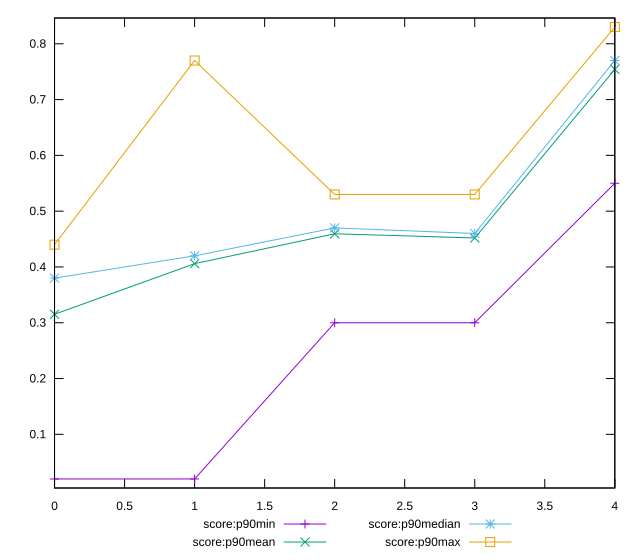

Write the gnuplot code that produced this figure.
reset

$scoreP90Min <<EOF
0 0.02
1 0.02
2 0.3
3 0.3
4 0.55
EOF

$scoreP90Mean <<EOF
0 0.31521276595744685
1 0.4059574468085106
2 0.4594680851063829
3 0.4519148936170213
4 0.7541489361702125
EOF

$scoreP90Median <<EOF
0 0.38
1 0.42
2 0.47
3 0.46
4 0.77
EOF

$scoreP90Max <<EOF
0 0.44
1 0.77
2 0.53
3 0.53
4 0.83
EOF

set key outside below
set xrange [0:4]
set yrange [0.0038000000000000013:0.8462]
set trange [0.0038000000000000013:0.8462]
set terminal svg size 640, 560 enhanced background rgb 'white'
set output "report_00014_2021-02-09T15:56:05.503Z/first-cpu-idle/progression/score.svg"

plot $scoreP90Min title "score:p90min" with linespoints, \
     $scoreP90Mean title "score:p90mean" with linespoints, \
     $scoreP90Median title "score:p90median" with linespoints, \
     $scoreP90Max title "score:p90max" with linespoints

reset
